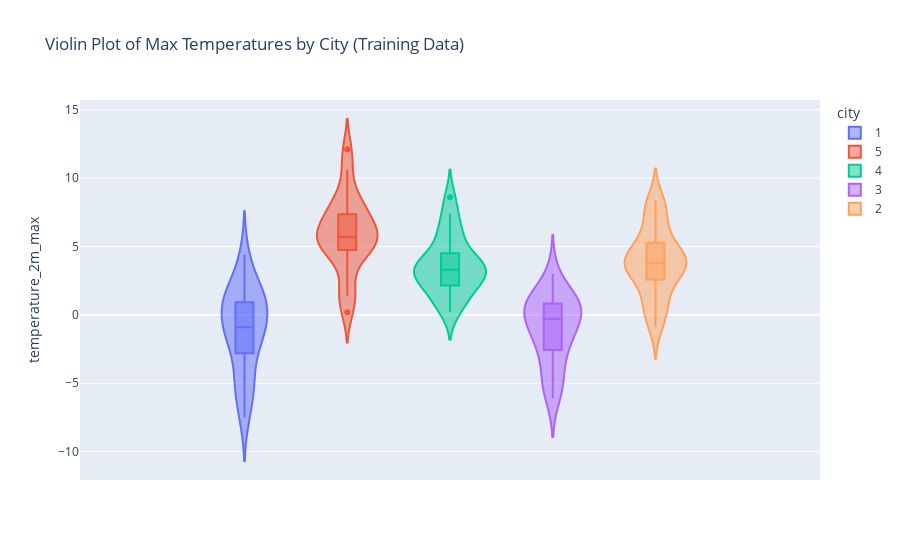

The code cell stored with this chart in its notebook:
### Code cell
plot_df = train_df.reset_index()

fig = px.violin(
    plot_df, 
    y="temperature_2m_max", 
    color="city", 
    box=True, 
    title="Violin Plot of Max Temperatures by City (Training Data)"
)
fig.show()

### Figure 1 — Plotly figure (JSON) as saved in the notebook; plotly's stock layout.template omitted (floating-point values rounded to 4 significant figures)
{"data": [{"alignmentgroup": "True", "box": {"visible": true}, "hovertemplate": "city=1<br>temperature_2m_max=%{y}<extra></extra>", "legendgroup": "1", "marker": {"color": "#636efa"}, "name": "1", "offsetgroup": "1", "orientation": "v", "scalegroup": "True", "showlegend": true, "type": "violin", "x0": " ", "xaxis": "x", "y": [0.9, -0.9, -4.3, -2, -1.2, 0.8, 0.9, 0.9, -0.6, -1.3, -2.3, -6.3, -7.5, -5.2, -4.7, -1.2, 1.8, 2.9, 1, 1.5, 4.4], "y0": " ", "yaxis": "y"}, {"alignmentgroup": "True", "box": {"visible": true}, "hovertemplate": "city=5<br>temperature_2m_max=%{y}<extra></extra>", "legendgroup": "5", "marker": {"color": "#EF553B"}, "name": "5", "offsetgroup": "5", "orientation": "v", "scalegroup": "True", "showlegend": true, "type": "violin", "x0": " ", "xaxis": "x", "y": [5.7, 5.3, 6.7, 5.2, 1.4, 0.2, 4.3, 5.2, 1.9, 4.9, 7.3, 8.6, 6.2, 3.8, 8.6, 6.2, 5.7, 12.1, 7.3, 7.5, 10.6], "y0": " ", "yaxis": "y"}, {"alignmentgroup": "True", "box": {"visible": true}, "hovertemplate": "city=4<br>temperature_2m_max=%{y}<extra></extra>", "legendgroup": "4", "marker": {"color": "#00cc96"}, "name": "4", "offsetgroup": "4", "orientation": "v", "scalegroup": "True", "showlegend": true, "type": "violin", "x0": " ", "xaxis": "x", "y": [3, 1.9, 2.9, 2.6, 0.2, 0.8, 3.3, 3.2, 1, 2, 3.7, 5.4, 4.1, 2.2, 3.5, 4.2, 4, 8.6, 6.4, 5.8, 7.4], "y0": " ", "yaxis": "y"}, {"alignmentgroup": "True", "box": {"visible": true}, "hovertemplate": "city=3<br>temperature_2m_max=%{y}<extra></extra>", "legendgroup": "3", "marker": {"color": "#ab63fa"}, "name": "3", "offsetgroup": "3", "orientation": "v", "scalegroup": "True", "showlegend": true, "type": "violin", "x0": " ", "xaxis": "x", "y": [0.6, -0.3, -2.8, -1.6, -0.8, 0.9, 0.2, 0.6, 0.1, -1.5, -1.5, -5.2, -6.1, -4.9, -4.3, -2.5, 0.9, 1.3, 0.8, 1.2, 3], "y0": " ", "yaxis": "y"}, {"alignmentgroup": "True", "box": {"visible": true}, "hovertemplate": "city=2<br>temperature_2m_max=%{y}<extra></extra>", "legendgroup": "2", "marker": {"color": "#FFA15A"}, "name": "2", "offsetgroup": "2", "orientation": "v", "scalegroup": "True", "showlegend": true, "type": "violin", "x0": " ", "xaxis": "x", "y": [3.3, -0.9, 0.4, 1.2, 0.1, 4.3, 5.1, 4.1, 1.9, 3, 3.8, 3.5, 2.8, 4.3, 3.7, 5.8, 7.8, 8.4, 6.2, 4.2, 7.6], "y0": " ", "yaxis": "y"}], "layout": {"legend": {"title": {"text": "city"}, "tracegroupgap": 0}, "title": {"text": "Violin Plot of Max Temperatures by City (Training Data)"}, "violinmode": "group", "xaxis": {"anchor": "y", "domain": [0, 1]}, "yaxis": {"anchor": "x", "domain": [0, 1], "title": {"text": "temperature_2m_max"}}}}
